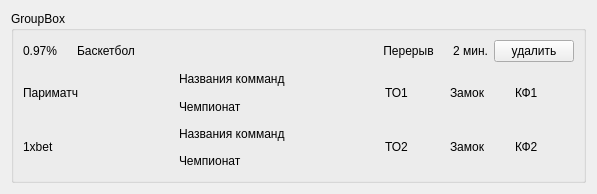
<?xml version="1.0" encoding="UTF-8"?>
<ui version="4.0">
 <class>Form</class>
 <widget class="QWidget" name="Form">
  <property name="geometry">
   <rect>
    <x>0</x>
    <y>0</y>
    <width>597</width>
    <height>194</height>
   </rect>
  </property>
  <property name="windowTitle">
   <string>Form</string>
  </property>
  <layout class="QVBoxLayout" name="verticalLayout">
   <item>
    <widget class="QGroupBox" name="groupBox">
     <property name="title">
      <string>GroupBox</string>
     </property>
     <layout class="QVBoxLayout" name="verticalLayout_3">
      <item>
       <layout class="QVBoxLayout" name="verticalLayout_2">
        <item>
         <layout class="QHBoxLayout" name="horizontalLayout">
          <item>
           <widget class="QLabel" name="label_2">
            <property name="text">
             <string>0.97%</string>
            </property>
           </widget>
          </item>
          <item>
           <widget class="QLabel" name="label_3">
            <property name="minimumSize">
             <size>
              <width>300</width>
              <height>0</height>
             </size>
            </property>
            <property name="text">
             <string>Баскетбол</string>
            </property>
           </widget>
          </item>
          <item>
           <widget class="QLabel" name="label_4">
            <property name="text">
             <string>Перерыв</string>
            </property>
            <property name="alignment">
             <set>Qt::AlignCenter</set>
            </property>
           </widget>
          </item>
          <item>
           <widget class="QLabel" name="label">
            <property name="text">
             <string>2 мин.</string>
            </property>
            <property name="alignment">
             <set>Qt::AlignRight|Qt::AlignTrailing|Qt::AlignVCenter</set>
            </property>
           </widget>
          </item>
          <item>
           <widget class="QPushButton" name="pushButton">
            <property name="text">
             <string>удалить</string>
            </property>
           </widget>
          </item>
         </layout>
        </item>
        <item>
         <layout class="QHBoxLayout" name="horizontalLayout_3">
          <item>
           <widget class="QLabel" name="label_5">
            <property name="minimumSize">
             <size>
              <width>150</width>
              <height>0</height>
             </size>
            </property>
            <property name="text">
             <string>Париматч</string>
            </property>
           </widget>
          </item>
          <item>
           <layout class="QVBoxLayout" name="verticalLayout_4">
            <item>
             <widget class="QLabel" name="label_7">
              <property name="minimumSize">
               <size>
                <width>200</width>
                <height>0</height>
               </size>
              </property>
              <property name="text">
               <string>Названия комманд</string>
              </property>
             </widget>
            </item>
            <item>
             <widget class="QLabel" name="label_8">
              <property name="minimumSize">
               <size>
                <width>200</width>
                <height>0</height>
               </size>
              </property>
              <property name="text">
               <string>Чемпионат</string>
              </property>
             </widget>
            </item>
           </layout>
          </item>
          <item>
           <widget class="QLabel" name="label_11">
            <property name="text">
             <string>ТО1</string>
            </property>
           </widget>
          </item>
          <item>
           <widget class="QLabel" name="label_13">
            <property name="text">
             <string>Замок</string>
            </property>
           </widget>
          </item>
          <item>
           <widget class="QLabel" name="label_15">
            <property name="text">
             <string>КФ1</string>
            </property>
           </widget>
          </item>
         </layout>
        </item>
        <item>
         <layout class="QHBoxLayout" name="horizontalLayout_2">
          <item>
           <widget class="QLabel" name="label_6">
            <property name="minimumSize">
             <size>
              <width>150</width>
              <height>0</height>
             </size>
            </property>
            <property name="text">
             <string>1xbet</string>
            </property>
           </widget>
          </item>
          <item>
           <layout class="QVBoxLayout" name="verticalLayout_5">
            <item>
             <widget class="QLabel" name="label_9">
              <property name="minimumSize">
               <size>
                <width>200</width>
                <height>0</height>
               </size>
              </property>
              <property name="text">
               <string>Названия комманд</string>
              </property>
             </widget>
            </item>
            <item>
             <widget class="QLabel" name="label_10">
              <property name="minimumSize">
               <size>
                <width>200</width>
                <height>0</height>
               </size>
              </property>
              <property name="text">
               <string>Чемпионат</string>
              </property>
             </widget>
            </item>
           </layout>
          </item>
          <item>
           <widget class="QLabel" name="label_12">
            <property name="text">
             <string>ТО2</string>
            </property>
           </widget>
          </item>
          <item>
           <widget class="QLabel" name="label_14">
            <property name="text">
             <string>Замок</string>
            </property>
           </widget>
          </item>
          <item>
           <widget class="QLabel" name="label_16">
            <property name="text">
             <string>КФ2</string>
            </property>
           </widget>
          </item>
         </layout>
        </item>
       </layout>
      </item>
     </layout>
    </widget>
   </item>
  </layout>
 </widget>
 <resources/>
 <connections/>
</ui>
